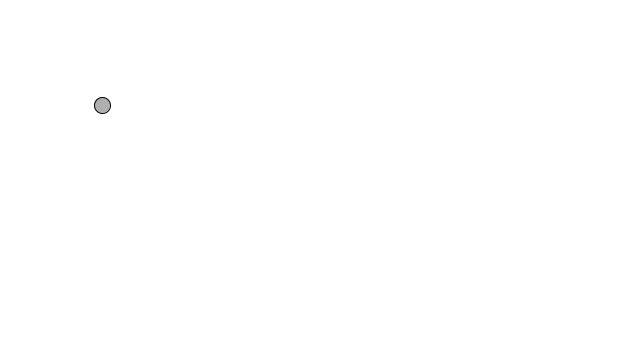
Frame 1 (no input)
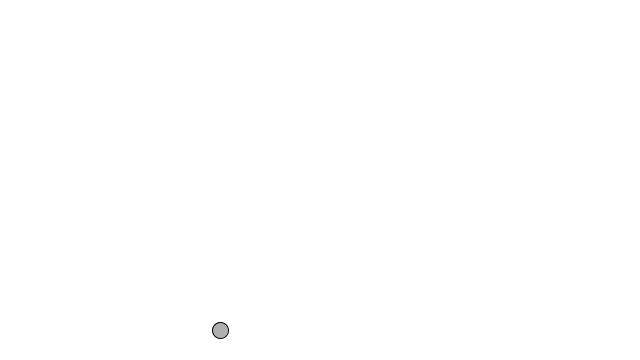
Frame 60 (the mouse pressed at the canvas centre just before this capture)
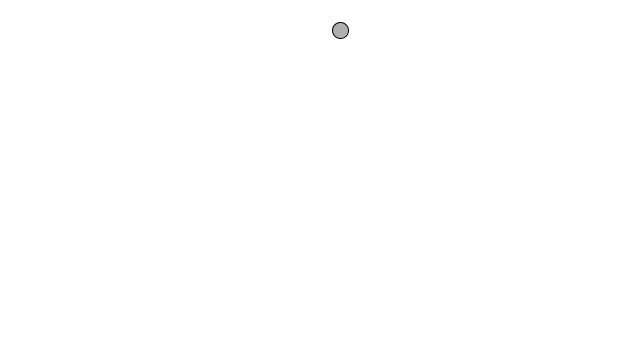
Frame 120 (the mouse held since frame 60 and released just before this capture)

The Processing sketch that drew these frames (run headless with seeded random() and noise(); from frame 60 on, the mouse is pressed at the canvas centre):

// Processing sketch: BouncingballVectors
// ── BouncingballVectors.pde
PVector location;
PVector velocity;

void setup() {
  size(640, 360);
  location = new PVector(100, 100);
  velocity = new PVector(2, 5, 5);
}

void draw() {
  background(255);

  location.add(velocity);

  if ((location.x > width) || (location.x < 0)) {
    velocity.x = velocity.x * -1;
  }
  if ((location.y > height) || (location.y < 0)) {
    velocity.y = velocity.y * -1;
  }

  stroke(0);
  fill(175);
  ellipse(location.x, location.y, 16, 16);
}
